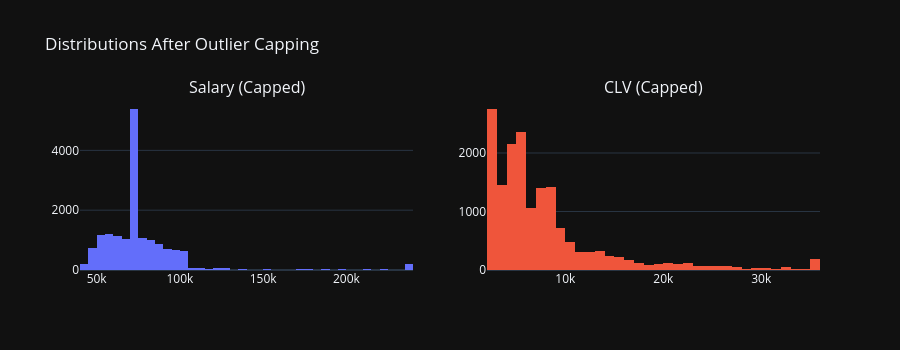

Here is the notebook cell this chart was saved with:
### Code cell
# Visualize distributions after capping
fig = make_subplots(rows=1, cols=2, subplot_titles=['Salary (Capped)', 'CLV (Capped)'])
fig.add_trace(go.Histogram(x=loyalty['Salary'], nbinsx=50, marker_color='#636EFA', name='Salary'), row=1, col=1)
fig.add_trace(go.Histogram(x=loyalty['CLV'], nbinsx=50, marker_color='#EF553B', name='CLV'), row=1, col=2)
fig.update_layout(template='plotly_dark', height=350, title='Distributions After Outlier Capping', showlegend=False)
fig.show()

### Figure 1 — Plotly figure (JSON) as saved in the notebook; plotly's stock layout.template omitted (floating-point values rounded to 4 significant figures; data arrays with more than 128 entries replaced by an {"elided": "..."} marker saying what was removed)
{"data": [{"marker": {"color": "#636EFA"}, "name": "Salary", "nbinsx": 50, "type": "histogram", "x": {"elided": "16737 float values"}, "xaxis": "x", "yaxis": "y"}, {"marker": {"color": "#EF553B"}, "name": "CLV", "nbinsx": 50, "type": "histogram", "x": {"elided": "16737 float values"}, "xaxis": "x2", "yaxis": "y2"}], "layout": {"annotations": [{"font": {"size": 16}, "showarrow": false, "text": "Salary (Capped)", "x": 0.225, "xanchor": "center", "xref": "paper", "y": 1, "yanchor": "bottom", "yref": "paper"}, {"font": {"size": 16}, "showarrow": false, "text": "CLV (Capped)", "x": 0.775, "xanchor": "center", "xref": "paper", "y": 1, "yanchor": "bottom", "yref": "paper"}], "height": 350, "showlegend": false, "title": {"text": "Distributions After Outlier Capping"}, "xaxis": {"anchor": "y", "domain": [0, 0.45]}, "xaxis2": {"anchor": "y2", "domain": [0.55, 1]}, "yaxis": {"anchor": "x", "domain": [0, 1]}, "yaxis2": {"anchor": "x2", "domain": [0, 1]}}}
